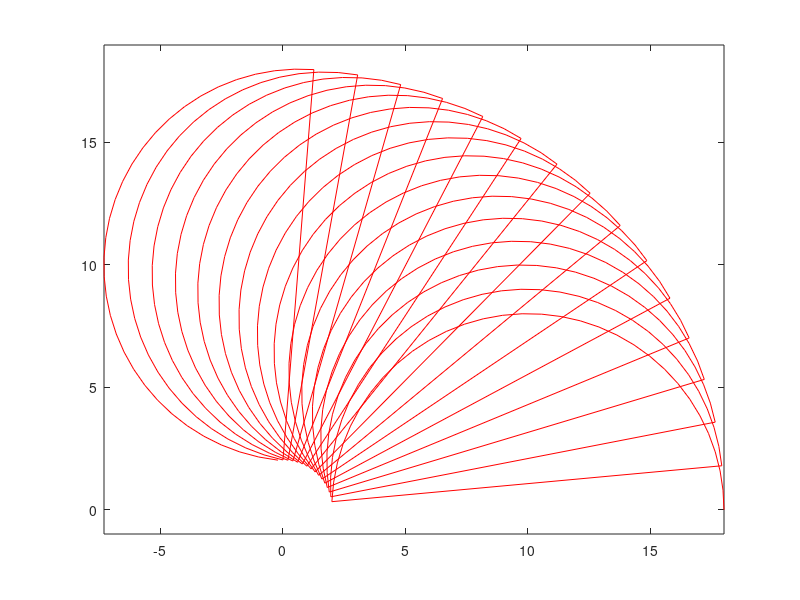

Here is the MATLAB script that generated this plot:
close all;
clc;
% lenghths of the two arms
l1 = 10;
l2 = 8;

theta1 = 0:0.1:pi/2;
theta2 = 0:0.1:pi;

% generate grid
[Theta1,Theta2] = meshgrid(theta1,theta2);

% compute x and y co-ordinates
X = l1 * cos(Theta1) + l2 * cos(Theta1 + Theta2);
Y = l1 * sin(Theta1) + l2 * sin(Theta1 + Theta2);

% create a data-set

data1 = [X(:) Y(:) Theta1(:)];
data2 = [X(:) Y(:) Theta2(:)];

plot(X(:),Y(:),'r');
axis equal;

